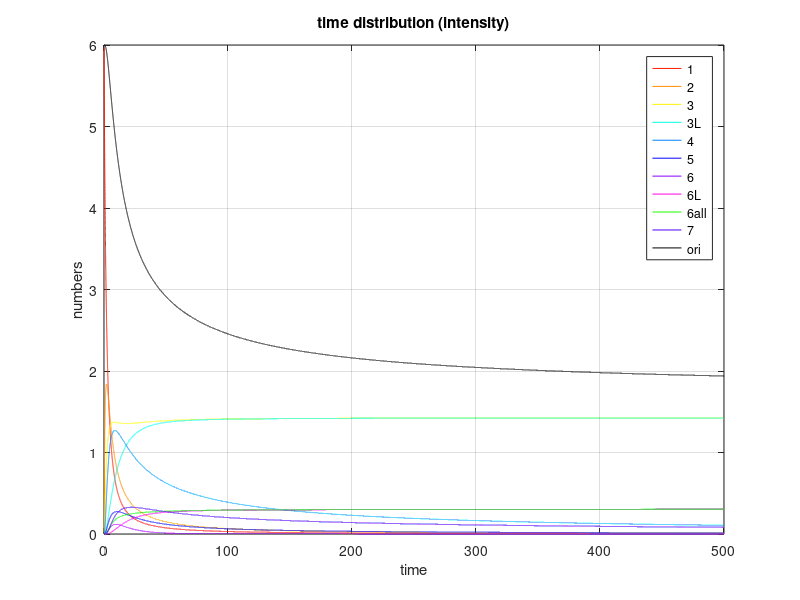

This chart was generated by the following MATLAB code:
m = 6;
d = 0;
tri = 0;
triL = 0;
te = 0;
p = 0;
h = 0;
hL = 0;
hep = 0;

md = 0;
dd = 0;
trid = 0;
triLd = 0;
ted = 0;
pd = 0;
trimers = 0;
hd = 0;
hLd = 0;
hexmers = 0;
hepd = 0;

k = 0.01;
alpha = 0.1;
beta = 0.1;
dt = 0.01;
total_t =500;
n = total_t/dt;

listm = zeros(1, n);
listd =  zeros(1, n);
listtri =  zeros(1, n);
listtriL =  zeros(1, n);
listte =  zeros(1, n);
listp =  zeros(1, n);
listtrimers =  zeros(1,n);
listh =  zeros(1,n);
listhL =  zeros(1,n);
listhexmers =  zeros(1,n);
listhep =  zeros(1,n);
time = zeros(1,n);
origami = zeros(1,n);

for i = 1:n
    
    %K=(1/a+1/b)^1/2
    md = -k*6*(sqrt(2)*m*m+sqrt(3/2)*m*d+sqrt(4/3)*m*tri+sqrt(5/4)*m*te+sqrt(6/5)*m*p+sqrt(7/6)*m*h+0.5*sqrt(8/7)*m*hep);
    dd = k*3*sqrt(2)*m*m-k*6*(sqrt(3/2)*d*m+2*d*d+sqrt(5/6)*d*tri+sqrt(3/4)*d*te+sqrt(7/10)*d*p+sqrt(2/3)*d*h+sqrt(9/14)*d*hep);
    trid = k*6*sqrt(3/2)*m*d-k*6*(sqrt(4/3)*tri*m+sqrt(5/6)*tri*d+sqrt(2/3)*tri*tri+sqrt(7/12)*tri*te+sqrt(8/15)*tri*p+0.5*sqrt(1/2)*tri*h+sqrt(10/21)*tri*hep)-alpha*tri;
    triLd = alpha*tri;
    ted = k*6*(d*d+sqrt(4/3)*tri*m)-k*6*(0.5*sqrt(5/4)*te*m+sqrt(3/4)*te*d+sqrt(7/12)*te*tri+sqrt(1/2)*te*te+sqrt(9/20)*te*p+sqrt(5/12)*te*h+0.5*sqrt(11/28)*te*hep);
    pd = k*6*(sqrt(5/6)*d*tri+0.5*sqrt(5/4)*h*m)-k*6*(sqrt(6/5)*p*m+sqrt(7/10)*p*d+sqrt(8/15)*p*tri+sqrt(9/20)*p*te+2*sqrt(2/5)*p*p+sqrt(11/30)*p*h+sqrt(12/35)*p*hep);
    hd = k*6*(sqrt(6/5)*m*p+sqrt(3/4)*d*h+0.5*sqrt(2/3)*tri*tri)-k*6*(sqrt(7/6)*h*m+sqrt(2/3)*h*d+sqrt(1/2)*h*tri+sqrt(5/12)*h*te+sqrt(11/30)*h*p+sqrt(1/3)*h*h+sqrt(13/42)*h*hep)-beta*h;
    hLd = beta*h;
    hepd = k*6*(sqrt(7/6)*m*h+sqrt(7/10)*d*p+sqrt(7/12)*tri*te)-k*6*(0.5*sqrt(8/7)*hep*m+sqrt(9/14)*hep*d+sqrt(10/21)*hep*tri+0.5*sqrt(11/28)*hep*te+sqrt(12/35)*hep*p+sqrt(13/42)*hep*h+sqrt(14/49)*hep*hep);
%{   
    %K=(1/a+b)^1/2
    md = -k*6*(sqrt(1/2)*m*m+sqrt(1/3)*m*d+sqrt(1/4)*m*tri+sqrt(1/5)*m*te+sqrt(1/6)*m*p+sqrt(1/7)*m*h+0.5*sqrt(1/8)*m*hep);
    dd = k*3*sqrt(1/2)*m*m-k*6*(sqrt(1/3)*d*m+2*sqrt(1/4)*d*d+sqrt(1/5)*d*tri+sqrt(1/6)*d*te+sqrt(1/7)*d*p+sqrt(1/8)*d*h+sqrt(1/9)*d*hep);
    trid = k*6*sqrt(1/3)*m*d-k*6*(sqrt(1/4)*tri*m+sqrt(1/5)*tri*d+sqrt(1/6)*tri*tri+sqrt(1/7)*tri*te+sqrt(1/8)*tri*p+0.5*sqrt(1/9)*tri*h+sqrt(1/10)*tri*hep)-alpha*tri;
    triLd = alpha*tri;
    ted = k*6*(sqrt(1/4)*d*d+sqrt(1/4)*tri*m)-k*6*(0.5*sqrt(1/5)*te*m+sqrt(1/6)*te*d+sqrt(1/7)*te*tri+sqrt(1/8)*te*te+sqrt(1/9)*te*p+sqrt(1/10)*te*h+0.5*sqrt(1/11)*te*hep);
    pd = k*6*(sqrt(1/5)*d*tri+0.5*sqrt(1/5)*h*m)-k*6*(sqrt(1/6)*p*m+sqrt(1/7)*p*d+sqrt(1/8)*p*tri+sqrt(1/9)*p*te+2*sqrt(1/10)*p*p+sqrt(1/11)*p*h+sqrt(1/12)*p*hep);
    hd = k*6*(sqrt(1/6)*m*p+sqrt(1/6)*d*h+0.5*sqrt(1/6)*tri*tri)-k*6*(sqrt(1/7)*h*m+sqrt(1/8)*h*d+sqrt(1/9)*h*tri+sqrt(1/10)*h*te+sqrt(1/11)*h*p+sqrt(1/12)*h*h+sqrt(1/13)*h*hep)-beta*h;
    hLd = beta*h;
    hepd = k*6*(sqrt(1/7)*m*h+sqrt(1/7)*d*p+sqrt(1/7)*tri*te)-k*6*(0.5*sqrt(1/8)*hep*m+sqrt(1/9)*hep*d+sqrt(1/10)*hep*tri+0.5*sqrt(1/11)*hep*te+sqrt(1/12)*hep*p+sqrt(1/13)*hep*h+sqrt(1/14)*hep*hep);
 %}    

    m = m + dt * md;
    d = d + dt * dd;
    tri = tri + dt * trid;
    triL = triL + dt * triLd;
    te = te + dt * ted;
    p = p + dt * pd;
    h = h + dt * hd;
    hL = hL + dt * hLd;
    hep = hep + dt * hepd;
    trimers = tri + triL;
    hexmers = h + hL;
    
    total_origami = m+2*d+3*trimers+4*te+5*p+6*hexmers+7*hep;
     %{
    listm(i) = m;
    listd(i) = d;
    listtri(i) = tri;
    listtriL(i) = triL;
    listte(i) = te;
    listp(i) = p;
    listh(i) = h;
    listhL(i) = hL;
    listhep(i) = hep;
    listtrimers(i) = trimers;
    listhexmers(i) = hexmers;
    time(i) = i*dt;
    origami(i) = total_origami;
 %} 

    listm(i) = m;
    listd(i) = d*2;
    listtri(i) = tri*3;
    listtriL(i) = triL*3;
    listte(i) = te*4;
    listp(i) = p*5;
    listh(i) = h*6;
    listhL(i) = hL*6;
    listhep(i) = hep*7;
    listtrimers(i) = trimers*3;
    listhexmers(i) = hexmers*6;
    time(i) = i*dt;
    origami(i) = total_origami;
    %count


end

plot(time, listm, '-', 'Color', '#ff1900');  % Line for y1 will be blue
hold on;  % This command allows you to add additional lines to the same plot
plot(time, listd, '-', 'Color', '#ff8c00');   % Line for y2 will be red
plot(time, listtrimers, '-', 'Color', '#fff200'); % Line for y3 will be green
%plot(time, listtri, '-', 'Color', '#1aff00');
plot(time, listtriL, '-', 'Color', '#00ffe5');
plot(time, listte, '-', 'Color', '#0084ff');
plot(time, listp, '-', 'Color', '#0400ff');
plot(time, listh, '-', 'Color', '#8800ff');
plot(time, listhL, '-', 'Color', '#ff00e6');
plot(time, listhexmers, '-', 'Color', '#1EFF00');
plot(time, listhep, '-', 'Color', '#4c00ff');
plot(time, origami, '-', 'Color', 'black');
xlabel('time');
ylabel('numbers');
title('time distribution (intensity)');
grid on;
legend('1', '2','3', '3L','4', '5', '6', '6L', '6all', '7','ori');
hold off;



